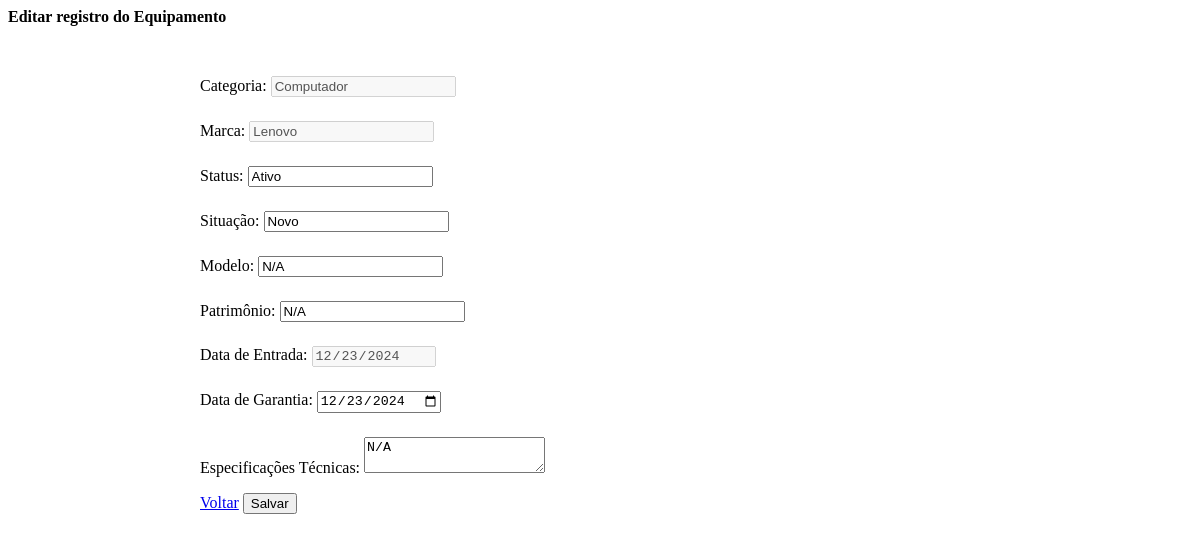
The app's page /scripts/editar.php?id=1 with its own data.
### tables this page shows
CREATE TABLE IF NOT EXISTS `produto` (
  `id` int NOT NULL AUTO_INCREMENT,
  `status` enum('Ativo','Inativo') NOT NULL DEFAULT 'Ativo',
  `categoria` varchar(255) NOT NULL,
  `marca` varchar(255) NOT NULL,
  `situacao` varchar(50) NOT NULL,
  `modelo` varchar(255) NOT NULL,
  `patrimonio` varchar(50) NOT NULL,
  `data_entrada` date NOT NULL,
  `data_garantia` date DEFAULT NULL,
  `espec_tecnicas` text,
  `updated_at` datetime DEFAULT CURRENT_TIMESTAMP ON UPDATE CURRENT_TIMESTAMP,
  PRIMARY KEY (`id`)
);

### inc/database.php (called while the page is built, shortened)
<?php
class database
{
    public function executarConsulta($sql, $params = []) {
        try {
            $pdo = new PDO('mysql:host=' . DB_HOST . ';dbname=' . DB_NAME, DB_USER, DB_PASS);
            $pdo->setAttribute(PDO::ATTR_ERRMODE, PDO::ERRMODE_EXCEPTION);
            $stmt = $pdo->prepare($sql);
            foreach ($params as $key => $value) {
                $stmt->bindValue($key, $value);
            }
            $stmt->execute();
            return $stmt->fetchAll(PDO::FETCH_ASSOC);
        } catch (PDOException $e) {
            echo "Erro na consulta: " . $e->getMessage();
        }
    }
}

### scripts/editar.php (the view, shortened to what this page needs)
<?php
include_once __DIR__ . '/../inc/database.php';
$id = $_GET['id'] ?? null;
$db = new database();
$sql = "SELECT * FROM produto WHERE id = :id";
$params = ['id' => $id];
$produto = $db->executarConsulta($sql, $params);
$produto = $produto[0];
?>
<div class="container mt-4 text-center text-uppercase">
    <div class="row">
        <div class="col">
            <h4>Editar registro do Equipamento</h4>
        </div>
    </div>
</div>
<div class="form-container shadow-lg p-3 mb-5 bg-light rounded mt-2" >
    <form method="post">
    <div class="form-group">
        <label>Categoria:</label>
        <input disabled type="text" class="form-control" name="categoria" value="<?php echo htmlspecialchars($produto['categoria']); ?>" required>
    </div>
    <div class="form-group">
        <label>Marca:</label>
        <input disabled type="text" class="form-control" name="marca" value="<?php echo htmlspecialchars($produto['marca']); ?>" required>
    </div>
    <div class="form-group">
        <label>Status:</label>
        <input type="text" class="form-control" name="status" value="<?php echo htmlspecialchars($produto['status']); ?>" required>
    </div>
    <div class="form-group">
        <label>Situação:</label>
        <input type="text" class="form-control" name="situacao" value="<?php echo htmlspecialchars($produto['situacao']); ?>" required>
    </div>
    <div class="form-group">
        <label>Modelo:</label>
        <input type="text" class="form-control" name="modelo" value="<?php echo htmlspecialchars($produto['modelo']); ?>" required>
    </div>
    <div class="form-group">
        <label>Patrimônio:</label>
        <input type="text" class="form-control" name="patrimonio" value="<?php echo htmlspecialchars($produto['patrimonio']); ?>" required>
    </div>
    <div class="form-group">
        <label>Data de Entrada:</label>
        <input disabled type="date" class="form-control" name="data_entrada" value="<?php echo htmlspecialchars($produto['data_entrada']); ?>" required>
    </div>
    <div class="form-group">
        <label>Data de Garantia:</label>
        <input type="date" class="form-control" name="data_garantia" value="<?php echo htmlspecialchars($produto['data_garantia']); ?>" required>
    </div>
    <div class="form-group">
        <label>Especificações Técnicas:</label>
        <textarea class="form-control" name="espec_tecnicas" required><?php echo htmlspecialchars($produto['espec_tecnicas']); ?></textarea>
    </div>
            <div class="d-grid gap-2 d-md-flex justify-content-md-end">
                <a onclick="return confirm('Sair sem salvar o registro?')" href="?rota=produto" class="btn btn-warning btn-lg me-md-2" title="voltar">
                    <i class="fa fa-eraser"></i>Voltar</a>
                <button type="submit" class="btn btn-primary btn-lg"><i class="fa fa-plus-square"></i> Salvar</button>
            </div>
        </form>
</div>

### scripts/editar.php (style rules this page uses)
.form-container { max-width: 800px; margin: 50px auto; }
.form-group { margin-top: 1.5rem; margin-bottom: 1rem; }

### records on screen
produto: categoria "Computador", marca "Lenovo", status "Ativo", situacao "Novo", modelo "N/A", patrimonio "N/A", data_entrada "12/23/2024", data_garantia "12/23/2024", espec_tecnicas "N/A"
